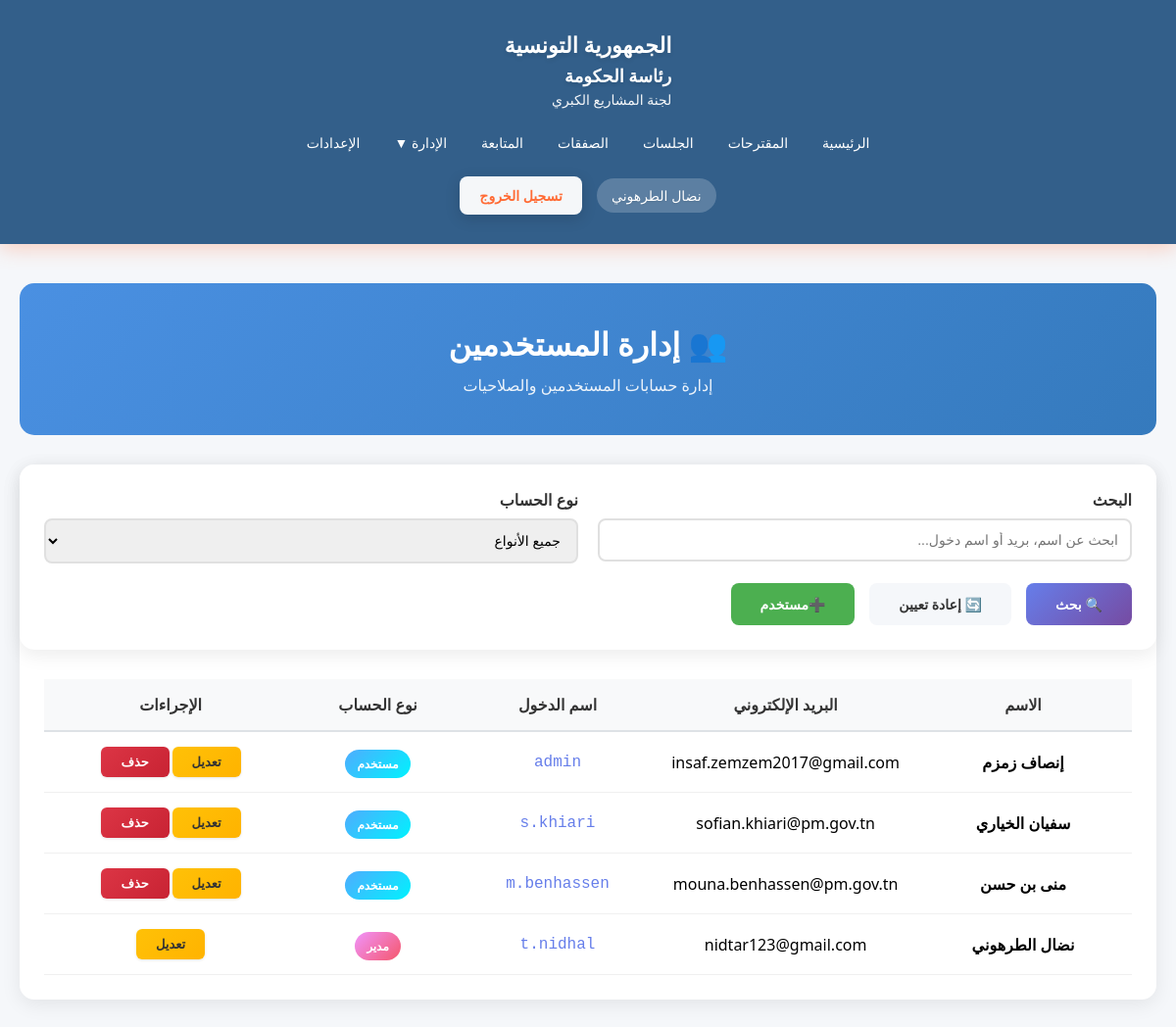
The app's page /Views/users.php (signed in), older data.
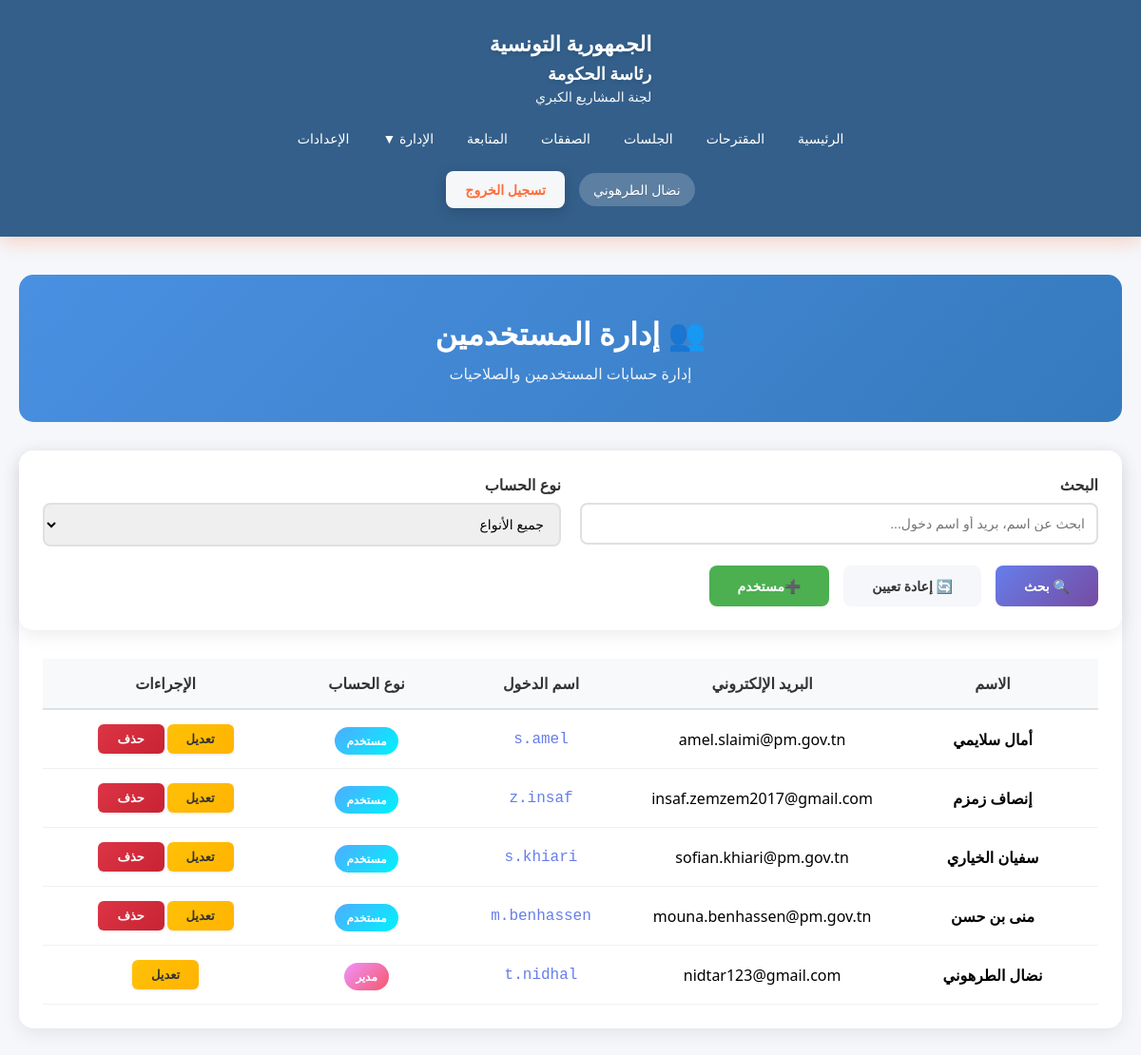
The same page, newer data.
### tables this page shows
CREATE TABLE `user` (
  `idUser` int(11) NOT NULL,
  `nomUser` varchar(200) NOT NULL,
  `emailUser` varchar(300) NOT NULL,
  `typeCpt` int(1) NOT NULL,
  `login` varchar(20) NOT NULL,
  `pw` varchar(255) NOT NULL
);

### Views/users.php (the view, shortened to what this page needs)
<?php
    $database = new Database();
    $db = $database->getConnection();
    $itemsPerPage = 10;
    $currentPage = isset($_GET['page']) ? max(1, intval($_GET['page'])) : 1;
    $offset = ($currentPage - 1) * $itemsPerPage;
    $filterSearch = isset($_GET['search']) ? trim($_GET['search']) : '';
    $sqlUsers = "SELECT idUser, nomUser, emailUser, typeCpt, login FROM user WHERE 1=1";
    $sqlUsers .= " ORDER BY nomUser ASC LIMIT :limit OFFSET :offset";
    $stmtUsers = $db->prepare($sqlUsers);
    $stmtUsers->bindParam(':limit', $itemsPerPage, PDO::PARAM_INT);
    $stmtUsers->bindParam(':offset', $offset, PDO::PARAM_INT);
    $stmtUsers->execute();
    $users = $stmtUsers->fetchAll(PDO::FETCH_ASSOC);
?>
<!DOCTYPE html>
<html lang="ar" dir="rtl">
<head>
    <link rel="stylesheet" href="../assets/css/style.css">
</head>
<body>
    <?php include 'includes/header.php'; ?>
    <section class="content-section" style="padding: 40px 0;">
        <div class="container">
            <div class="admin-header">
                <h2>👥 إدارة المستخدمين</h2>
                <p>إدارة حسابات المستخدمين والصلاحيات</p>
            </div>
            <div class="filters-section">
                <form method="GET">
                    <div class="filters-grid">
                        <div class="filter-group">
                            <label>البحث</label>
                            <input type="text" name="search" placeholder="ابحث عن اسم، بريد أو اسم دخول..." value="<?php echo htmlspecialchars($filterSearch); ?>">
                        </div>
                        <div class="filter-group">
                            <label>نوع الحساب</label>
                            <select name="type">
                                <option value="">جميع الأنواع</option>
                            </select>
                        </div>
                    </div>
                    <div class="filter-actions">
                        <button type="submit" class="btn btn-primary">🔍 بحث</button>
                        <a href="users.php" class="btn btn-secondary">🔄 إعادة تعيين</a>
                        <button type="button" class="btn btn-success" id="btnOpenModal">➕مستخدم</button>
                    </div>
                </form>
            </div>
            <div class="projects-table">
                <?php if (count($users) > 0): ?>
                    <table>
                        <thead>
                            <tr>
                                <th>الاسم</th>
                                <th>البريد الإلكتروني</th>
                                <th>اسم الدخول</th>
                                <th>نوع الحساب</th>
                                <th>الإجراءات</th>
                            </tr>
                        </thead>
                        <tbody>
                            <?php foreach ($users as $user): ?>
                                <tr>
                                    <td style="font-weight: 600;"><?php echo htmlspecialchars($user['nomUser']); ?></td>
                                    <td><?php echo htmlspecialchars($user['emailUser']); ?></td>
                                    <td style="font-family: 'Courier New', monospace; color: #667eea;"><?php echo htmlspecialchars($user['login']); ?></td>
                                    <td>
                                        <span class="badge <?php echo $user['typeCpt'] == 1 ? 'badge-admin' : 'badge-user'; ?>">
                                            <?php echo $user['typeCpt'] == 1 ? 'مدير' : 'مستخدم'; ?>
                                        </span>
                                    </td>
                                    <td>
                                        <div style="display: flex; gap: 3px; justify-content: center; flex-wrap: nowrap;">
                                            <button onclick="openEditModal(<?php echo $user['idUser']; ?>)"
                                                    class="btn-action btn-edit"
                                                    title="تعديل المستخدم">
                                                تعديل
                                            </button>
                                            <?php if ($user['idUser'] != $_SESSION['user_id']): ?>
                                                <button onclick="confirmDelete(<?php echo $user['idUser']; ?>)"
                                                        class="btn-action btn-delete"
                                                        title="حذف المستخدم">
                                                    حذف
                                                </button>
                                            <?php endif; ?>
                                        </div>
                                    </td>
                                </tr>
                            <?php endforeach; ?>
                        </tbody>
                    </table>
                <?php endif; ?>
            </div>
        </div>
    </section>
</body>
</html>

Row changes from the older to the newer data that the page shows:
added user: nomUser "أمال سلايمي", emailUser "amel.slaimi@pm.gov.tn", login "s.amel", typeCpt "مستخدم"
changed user "إنصاف زمزم": login "admin" → "z.insaf"
